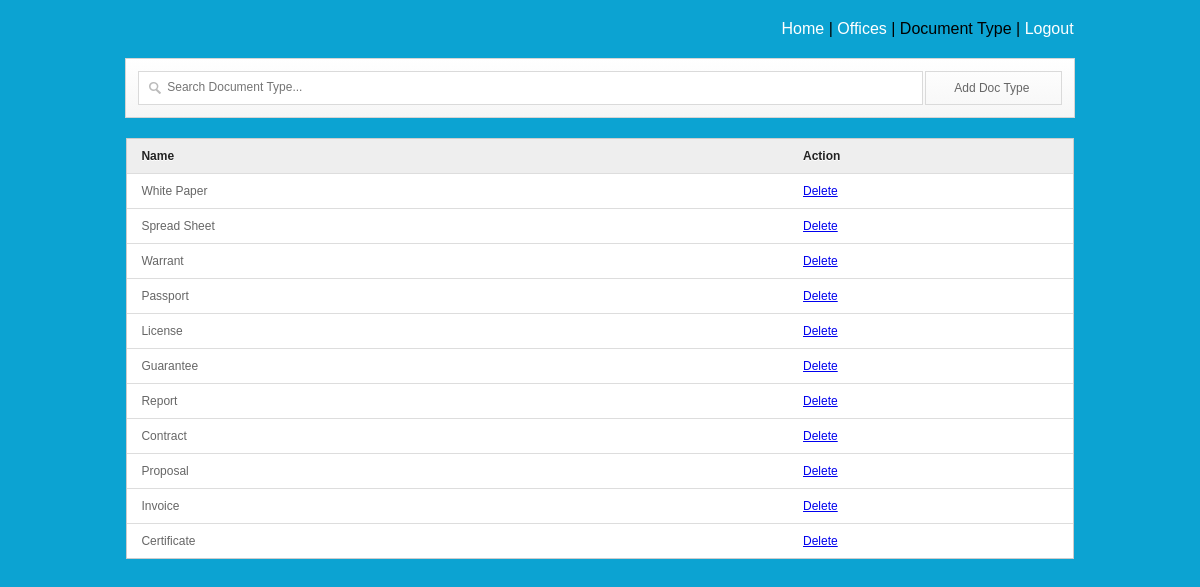
The app's page /main/doctype.php with its own data.
### tables this page shows
CREATE TABLE IF NOT EXISTS `doc_type` (
`id` int(11) NOT NULL,
  `name` varchar(100) NOT NULL
);

### main/doctype.php (the view, shortened to what this page needs)
<link href="src/facebox.css" media="screen" rel="stylesheet" type="text/css" />
<div id="log">
<a href="index.php">Home</a> | <a href="offices.php">Offices</a> | Document Type | <a href="../index.php">Logout</a>
</div>
<div id="formdesign">
<input type="text" name="filter" value="" id="filter" placeholder="Search Document Type..." autocomplete="off" />
<a rel="facebox" href="adddoc.php" id="add">Add Doc Type</a>
</div>
<table cellspacing="0" cellpadding="2" id="resultTable">
<thead>
	<tr>
		<th width="70%"> Name </th>
		<th width="30%"> Action </th>
	</tr>
</thead>
<tbody>
	<?php
		include('connect.php');
		$result = $db->prepare("SELECT * FROM doc_type ORDER BY id DESC");
		$result->execute();
		for($i=0; $row = $result->fetch(); $i++){
	?>
	<tr class="record">
		<td><?php echo $row['name']; ?></td>
		<td><a href="#" id="<?php echo $row['id']; ?>" class="delbutton" title="Click To Delete">Delete</a></td>
	</tr>
	<?php
		}
	?>
</tbody>
</table>

### main/doctype.php (style rules this page uses)
table { border-collapse: separate; background-color: #FFFFFF; border-spacing: 0; width: 80%; color: #666666; text-shadow: 0 1px 0 #FFFFFF; border: 1px solid #CCCCCC; box-shadow: 0; margin: 0 auto;font-family: arial; }
table thead tr th { background: none repeat scroll 0 0 #EEEEEE; color: #222222; padding: 10px 14px; text-align: left; border-top: 0 none; font-size: 12px; }
table tbody tr td { background-color: #FFFFFF; font-size: 12px; text-align: left; padding: 10px 14px; border-top: 1px solid #DDDDDD; }
#log { width: 80%; text-align: right; margin: 20px auto; font-family: arial; }
#log a { color: #FFFFFF; text-decoration: none; font-family: arial; }
#formdesign { background: linear-gradient(to bottom, #FFFFFF 0%, #F6F6F6 100%) repeat scroll 0 0 rgba(0, 0, 0, 0); border: 1px solid #D5D5D5; padding: 12px; position: relative; margin: 20px auto; width: 78%; clear: both; height: 34px; }
#filter { -moz-box-sizing: border-box; background: url("img/big_search.png") no-repeat scroll 10px 10px #FFFFFF; box-shadow: none; display: block; font-size: 12px; height: 34px; padding: 9px 140px 9px 28px;display: block; font-size: 12px; height: 34px; padding: 9px 140px 9px 28px; width: 85%; border: 1px solid #DADADA; transition: border 0.2s linear 0s, box-shadow 0.2s linear 0s; padding-top: 6px; float: left; }
#add { float: right; width: 8.5%; display: block; font-size: 12px; height: 14px; padding: 9px 28px 9px 28px; border: 1px solid #DADADA; }
a#add { text-decoration: none; color: #666666; font-family: arial; font-size: 12px; }

### records on screen
doc_type: name "White Paper"
doc_type: name "Spread Sheet"
doc_type: name "Warrant"
doc_type: name "Passport"
doc_type: name "License"
doc_type: name "Guarantee"
doc_type: name "Report"
doc_type: name "Contract"
doc_type: name "Proposal"
doc_type: name "Invoice"
doc_type: name "Certificate"
